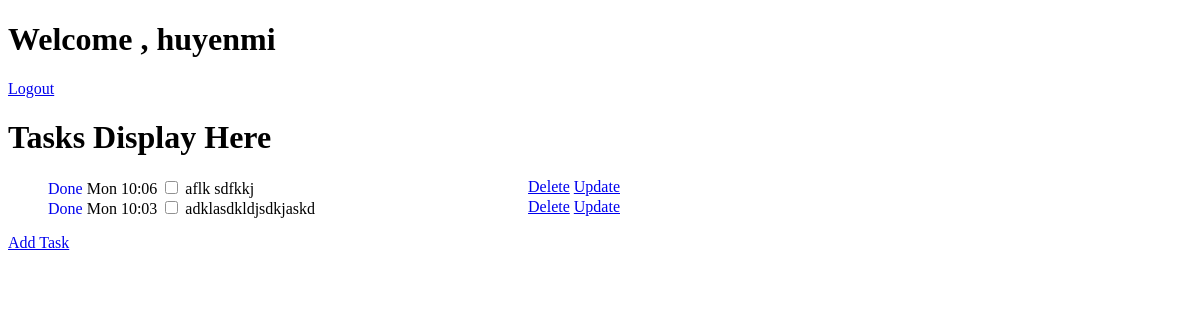
The page /tasks/ (signed in) on the database its author committed.
### tasks/models.py (models this page shows, shortened)
class TaskList(models.Model):
    user = models.ForeignKey(User, null= True, blank=True, on_delete=models.CASCADE)
    title = models.CharField(max_length=100,blank=False)
    detail = models.TextField(max_length=100,blank=True)
    created_at = models.DateTimeField(auto_now_add=True)
    complete = models.BooleanField(default=False)
    class Meta:
        ordering = ['-created_at']

### tasks/views.py (the view)
# urls.py: path('', views.tasks , name="tasks"),
def tasks(request):
    if not request.user.is_authenticated:
        return redirect('login')
    tasklist = TaskList.objects.filter(user=request.user)
    context = {
        'tasks' : tasklist
    }
    return render(request, 'tasks/tasks.html', context)

### tasks/templates/tasks/tasks.html
{% extends 'tasks/layout.html' %}
{% block body %}
{% if user.is_authenticated %}<h1>Welcome , {{user}} </h1>
<a href="{% url 'logout' %}">Logout</a>
{% else %}
    <a href="{% url 'login'%}"><h1>Login</h1></a>
{%endif%}
<h1>Tasks Display Here</h1>
{% if request.user.is_authenticated %}
<div class="task-list">
    <ul>
        {% for task in tasks %}
        <li>
            <div class="text-field">
                <a href="form/complete/{{task.id}}" style="text-decoration: none;"> Done </a>{{task.created_at|date:"D f"}}
                <input type="checkbox" id="{{task.id}}" onchange="this.checked = !this.checked" {% if task.complete %}checked{% endif %}>
                <label for="">{{task.title}}</label>
            </div>
            <div class="button-field">
                <a href="form/delete/{{task.id}}" onclick="return DeleteTask()">Delete</a>
                <a href="form/{{task.id}}/update">Update</a>
            </div>
        </li>
        {% endfor %}
    </ul>
    <a href="{% url 'addtasks' %}">Add Task</a>
</div>
{% endif %}
{% endblock %}

### tasks/static/tasks/css/style.css (style rules this page uses)
.task-list li { width: 50%; list-style-type:none; display: flex; justify-content: space-between; }
.task-list input[type="checkbox"], .task-list input[type="checkbox"]:checked + label { opacity: .8; text-decoration: line-through; color: green; }

### rows shown on the page
TaskList: created_at "Mon 10:06", title "aflk sdfkkj"
TaskList: created_at "Mon 10:03", title "adklasdkldjsdkjaskd"

### other values the page prints
{{ user }} "huyenmi"
